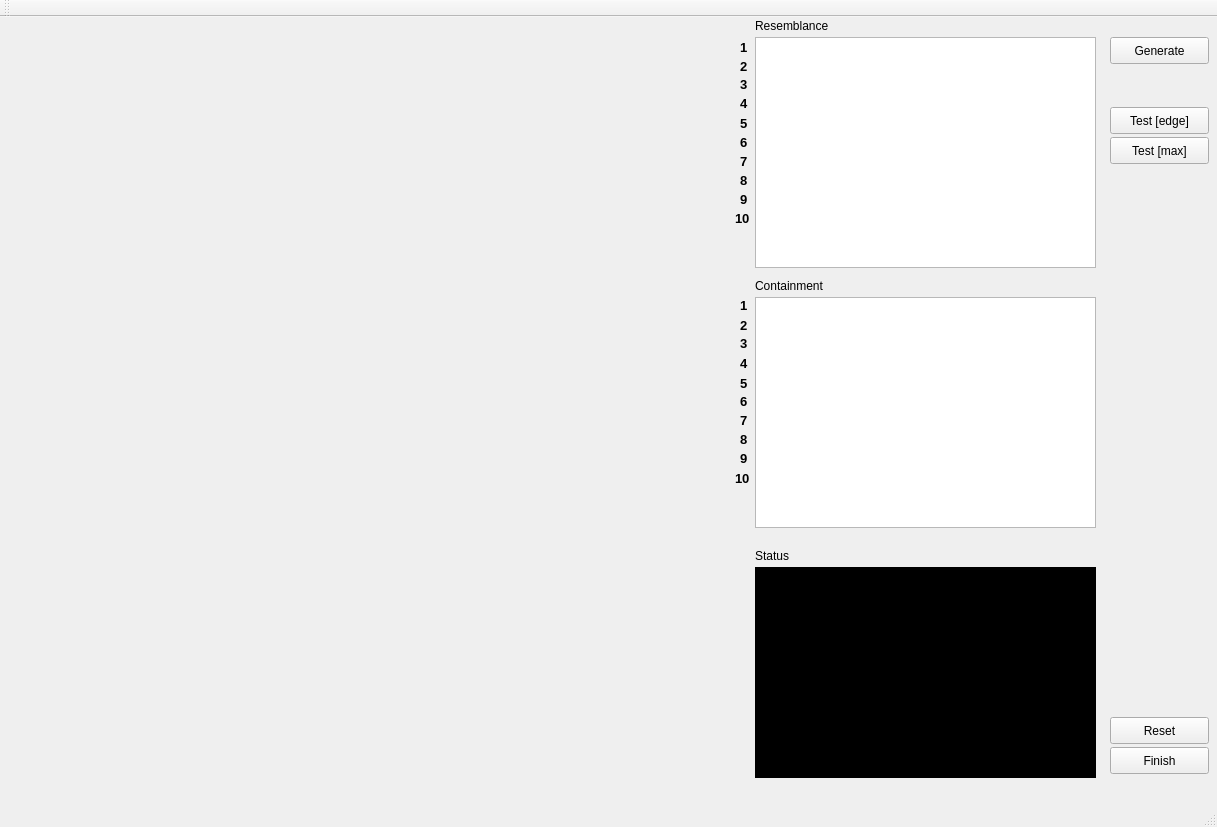
<?xml version="1.0" encoding="UTF-8"?>
<ui version="4.0">
 <class>MainWindow</class>
 <widget class="QMainWindow" name="MainWindow">
  <property name="geometry">
   <rect>
    <x>0</x>
    <y>0</y>
    <width>1217</width>
    <height>827</height>
   </rect>
  </property>
  <property name="windowTitle">
   <string>MainWindow</string>
  </property>
  <widget class="QWidget" name="centralWidget">
   <widget class="QPushButton" name="itemTest">
    <property name="geometry">
     <rect>
      <x>1110</x>
      <y>90</y>
      <width>99</width>
      <height>27</height>
     </rect>
    </property>
    <property name="text">
     <string>Test [edge]</string>
    </property>
   </widget>
   <widget class="QTextEdit" name="status_text">
    <property name="geometry">
     <rect>
      <x>755</x>
      <y>550</y>
      <width>341</width>
      <height>211</height>
     </rect>
    </property>
    <property name="font">
     <font>
      <pointsize>9</pointsize>
      <weight>75</weight>
      <bold>true</bold>
     </font>
    </property>
    <property name="styleSheet">
     <string notr="true">.QTextEdit{
background-color:black;
}</string>
    </property>
    <property name="readOnly">
     <bool>true</bool>
    </property>
    <property name="html">
     <string notr="true">&lt;!DOCTYPE HTML PUBLIC &quot;-//W3C//DTD HTML 4.0//EN&quot; &quot;http://www.w3.org/TR/REC-html40/strict.dtd&quot;&gt;
&lt;html&gt;&lt;head&gt;&lt;meta name=&quot;qrichtext&quot; content=&quot;1&quot; /&gt;&lt;style type=&quot;text/css&quot;&gt;
p, li { white-space: pre-wrap; }
&lt;/style&gt;&lt;/head&gt;&lt;body style=&quot; font-family:'Ubuntu'; font-size:9pt; font-weight:600; font-style:normal;&quot;&gt;
&lt;p style=&quot;-qt-paragraph-type:empty; margin-top:0px; margin-bottom:0px; margin-left:0px; margin-right:0px; -qt-block-indent:0; text-indent:0px; font-size:11pt; font-weight:400;&quot;&gt;&lt;br /&gt;&lt;/p&gt;&lt;/body&gt;&lt;/html&gt;</string>
    </property>
    <property name="tabStopWidth">
     <number>20</number>
    </property>
   </widget>
   <widget class="QListWidget" name="listWidget">
    <property name="geometry">
     <rect>
      <x>755</x>
      <y>20</y>
      <width>341</width>
      <height>231</height>
     </rect>
    </property>
    <property name="batchSize">
     <number>16</number>
    </property>
   </widget>
   <widget class="QListWidget" name="listWidget_2">
    <property name="geometry">
     <rect>
      <x>755</x>
      <y>280</y>
      <width>341</width>
      <height>231</height>
     </rect>
    </property>
    <property name="batchSize">
     <number>16</number>
    </property>
   </widget>
   <widget class="QLabel" name="label">
    <property name="geometry">
     <rect>
      <x>755</x>
      <y>0</y>
      <width>121</width>
      <height>17</height>
     </rect>
    </property>
    <property name="text">
     <string>Resemblance</string>
    </property>
   </widget>
   <widget class="QLabel" name="label_2">
    <property name="geometry">
     <rect>
      <x>755</x>
      <y>260</y>
      <width>101</width>
      <height>17</height>
     </rect>
    </property>
    <property name="text">
     <string>Containment</string>
    </property>
   </widget>
   <widget class="QLabel" name="label_3">
    <property name="geometry">
     <rect>
      <x>755</x>
      <y>530</y>
      <width>101</width>
      <height>17</height>
     </rect>
    </property>
    <property name="text">
     <string>Status</string>
    </property>
   </widget>
   <widget class="QPushButton" name="itemTest_2">
    <property name="geometry">
     <rect>
      <x>1110</x>
      <y>730</y>
      <width>99</width>
      <height>27</height>
     </rect>
    </property>
    <property name="text">
     <string>Finish</string>
    </property>
   </widget>
   <widget class="QPushButton" name="itemTest_3">
    <property name="geometry">
     <rect>
      <x>1110</x>
      <y>120</y>
      <width>99</width>
      <height>27</height>
     </rect>
    </property>
    <property name="text">
     <string>Test [max]</string>
    </property>
   </widget>
   <widget class="QPushButton" name="pushButton">
    <property name="geometry">
     <rect>
      <x>1110</x>
      <y>700</y>
      <width>99</width>
      <height>27</height>
     </rect>
    </property>
    <property name="text">
     <string>Reset</string>
    </property>
   </widget>
   <widget class="QPushButton" name="generate_button">
    <property name="geometry">
     <rect>
      <x>1110</x>
      <y>20</y>
      <width>99</width>
      <height>27</height>
     </rect>
    </property>
    <property name="text">
     <string>Generate</string>
    </property>
   </widget>
   <widget class="QLabel" name="label_4">
    <property name="geometry">
     <rect>
      <x>740</x>
      <y>280</y>
      <width>16</width>
      <height>17</height>
     </rect>
    </property>
    <property name="font">
     <font>
      <pointsize>10</pointsize>
      <weight>75</weight>
      <bold>true</bold>
     </font>
    </property>
    <property name="text">
     <string>1</string>
    </property>
   </widget>
   <widget class="QLabel" name="label_5">
    <property name="geometry">
     <rect>
      <x>740</x>
      <y>300</y>
      <width>8</width>
      <height>16</height>
     </rect>
    </property>
    <property name="font">
     <font>
      <pointsize>10</pointsize>
      <weight>75</weight>
      <bold>true</bold>
     </font>
    </property>
    <property name="text">
     <string>2</string>
    </property>
   </widget>
   <widget class="QLabel" name="label_6">
    <property name="geometry">
     <rect>
      <x>740</x>
      <y>338</y>
      <width>16</width>
      <height>17</height>
     </rect>
    </property>
    <property name="font">
     <font>
      <pointsize>10</pointsize>
      <weight>75</weight>
      <bold>true</bold>
     </font>
    </property>
    <property name="text">
     <string>4</string>
    </property>
   </widget>
   <widget class="QLabel" name="label_7">
    <property name="geometry">
     <rect>
      <x>740</x>
      <y>318</y>
      <width>16</width>
      <height>17</height>
     </rect>
    </property>
    <property name="font">
     <font>
      <pointsize>10</pointsize>
      <weight>75</weight>
      <bold>true</bold>
     </font>
    </property>
    <property name="text">
     <string>3</string>
    </property>
   </widget>
   <widget class="QLabel" name="label_8">
    <property name="geometry">
     <rect>
      <x>740</x>
      <y>395</y>
      <width>16</width>
      <height>17</height>
     </rect>
    </property>
    <property name="font">
     <font>
      <pointsize>10</pointsize>
      <weight>75</weight>
      <bold>true</bold>
     </font>
    </property>
    <property name="text">
     <string>7</string>
    </property>
   </widget>
   <widget class="QLabel" name="label_9">
    <property name="geometry">
     <rect>
      <x>740</x>
      <y>376</y>
      <width>16</width>
      <height>17</height>
     </rect>
    </property>
    <property name="font">
     <font>
      <pointsize>10</pointsize>
      <weight>75</weight>
      <bold>true</bold>
     </font>
    </property>
    <property name="text">
     <string>6</string>
    </property>
   </widget>
   <widget class="QLabel" name="label_10">
    <property name="geometry">
     <rect>
      <x>740</x>
      <y>358</y>
      <width>16</width>
      <height>17</height>
     </rect>
    </property>
    <property name="font">
     <font>
      <pointsize>10</pointsize>
      <weight>75</weight>
      <bold>true</bold>
     </font>
    </property>
    <property name="text">
     <string>5</string>
    </property>
   </widget>
   <widget class="QLabel" name="label_11">
    <property name="geometry">
     <rect>
      <x>735</x>
      <y>453</y>
      <width>16</width>
      <height>17</height>
     </rect>
    </property>
    <property name="font">
     <font>
      <pointsize>10</pointsize>
      <weight>75</weight>
      <bold>true</bold>
     </font>
    </property>
    <property name="text">
     <string>10</string>
    </property>
   </widget>
   <widget class="QLabel" name="label_12">
    <property name="geometry">
     <rect>
      <x>740</x>
      <y>433</y>
      <width>16</width>
      <height>17</height>
     </rect>
    </property>
    <property name="font">
     <font>
      <pointsize>10</pointsize>
      <weight>75</weight>
      <bold>true</bold>
     </font>
    </property>
    <property name="text">
     <string>9</string>
    </property>
   </widget>
   <widget class="QLabel" name="label_13">
    <property name="geometry">
     <rect>
      <x>740</x>
      <y>414</y>
      <width>16</width>
      <height>17</height>
     </rect>
    </property>
    <property name="font">
     <font>
      <pointsize>10</pointsize>
      <weight>75</weight>
      <bold>true</bold>
     </font>
    </property>
    <property name="text">
     <string>8</string>
    </property>
   </widget>
   <widget class="QLabel" name="label_14">
    <property name="geometry">
     <rect>
      <x>735</x>
      <y>193</y>
      <width>16</width>
      <height>17</height>
     </rect>
    </property>
    <property name="font">
     <font>
      <pointsize>10</pointsize>
      <weight>75</weight>
      <bold>true</bold>
     </font>
    </property>
    <property name="text">
     <string>10</string>
    </property>
   </widget>
   <widget class="QLabel" name="label_15">
    <property name="geometry">
     <rect>
      <x>740</x>
      <y>41</y>
      <width>8</width>
      <height>16</height>
     </rect>
    </property>
    <property name="font">
     <font>
      <pointsize>10</pointsize>
      <weight>75</weight>
      <bold>true</bold>
     </font>
    </property>
    <property name="text">
     <string>2</string>
    </property>
   </widget>
   <widget class="QLabel" name="label_16">
    <property name="geometry">
     <rect>
      <x>740</x>
      <y>78</y>
      <width>16</width>
      <height>17</height>
     </rect>
    </property>
    <property name="font">
     <font>
      <pointsize>10</pointsize>
      <weight>75</weight>
      <bold>true</bold>
     </font>
    </property>
    <property name="text">
     <string>4</string>
    </property>
   </widget>
   <widget class="QLabel" name="label_17">
    <property name="geometry">
     <rect>
      <x>740</x>
      <y>98</y>
      <width>16</width>
      <height>17</height>
     </rect>
    </property>
    <property name="font">
     <font>
      <pointsize>10</pointsize>
      <weight>75</weight>
      <bold>true</bold>
     </font>
    </property>
    <property name="text">
     <string>5</string>
    </property>
   </widget>
   <widget class="QLabel" name="label_18">
    <property name="geometry">
     <rect>
      <x>740</x>
      <y>155</y>
      <width>16</width>
      <height>17</height>
     </rect>
    </property>
    <property name="font">
     <font>
      <pointsize>10</pointsize>
      <weight>75</weight>
      <bold>true</bold>
     </font>
    </property>
    <property name="text">
     <string>8</string>
    </property>
   </widget>
   <widget class="QLabel" name="label_19">
    <property name="geometry">
     <rect>
      <x>740</x>
      <y>136</y>
      <width>16</width>
      <height>17</height>
     </rect>
    </property>
    <property name="font">
     <font>
      <pointsize>10</pointsize>
      <weight>75</weight>
      <bold>true</bold>
     </font>
    </property>
    <property name="text">
     <string>7</string>
    </property>
   </widget>
   <widget class="QLabel" name="label_20">
    <property name="geometry">
     <rect>
      <x>740</x>
      <y>59</y>
      <width>16</width>
      <height>17</height>
     </rect>
    </property>
    <property name="font">
     <font>
      <pointsize>10</pointsize>
      <weight>75</weight>
      <bold>true</bold>
     </font>
    </property>
    <property name="text">
     <string>3</string>
    </property>
   </widget>
   <widget class="QLabel" name="label_21">
    <property name="geometry">
     <rect>
      <x>740</x>
      <y>22</y>
      <width>16</width>
      <height>17</height>
     </rect>
    </property>
    <property name="font">
     <font>
      <pointsize>10</pointsize>
      <weight>75</weight>
      <bold>true</bold>
     </font>
    </property>
    <property name="text">
     <string>1</string>
    </property>
   </widget>
   <widget class="QLabel" name="label_22">
    <property name="geometry">
     <rect>
      <x>740</x>
      <y>117</y>
      <width>16</width>
      <height>17</height>
     </rect>
    </property>
    <property name="font">
     <font>
      <pointsize>10</pointsize>
      <weight>75</weight>
      <bold>true</bold>
     </font>
    </property>
    <property name="text">
     <string>6</string>
    </property>
   </widget>
   <widget class="QLabel" name="label_23">
    <property name="geometry">
     <rect>
      <x>740</x>
      <y>174</y>
      <width>16</width>
      <height>17</height>
     </rect>
    </property>
    <property name="font">
     <font>
      <pointsize>10</pointsize>
      <weight>75</weight>
      <bold>true</bold>
     </font>
    </property>
    <property name="text">
     <string>9</string>
    </property>
   </widget>
  </widget>
  <widget class="QMenuBar" name="menuBar">
   <property name="geometry">
    <rect>
     <x>0</x>
     <y>0</y>
     <width>1217</width>
     <height>25</height>
    </rect>
   </property>
  </widget>
  <widget class="QToolBar" name="mainToolBar">
   <attribute name="toolBarArea">
    <enum>TopToolBarArea</enum>
   </attribute>
   <attribute name="toolBarBreak">
    <bool>false</bool>
   </attribute>
  </widget>
  <widget class="QStatusBar" name="statusBar"/>
 </widget>
 <layoutdefault spacing="6" margin="11"/>
 <resources/>
 <connections/>
</ui>
